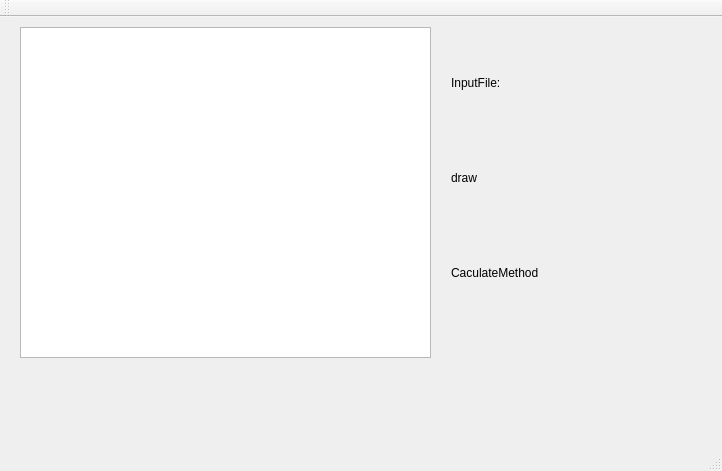
<?xml version="1.0" encoding="UTF-8"?>
<ui version="4.0">
 <class>MainWindow</class>
 <widget class="QMainWindow" name="MainWindow">
  <property name="geometry">
   <rect>
    <x>0</x>
    <y>0</y>
    <width>722</width>
    <height>471</height>
   </rect>
  </property>
  <property name="windowTitle">
   <string>MainWindow</string>
  </property>
  <widget class="QWidget" name="centralWidget">
   <widget class="QGraphicsView" name="graphicsView">
    <property name="geometry">
     <rect>
      <x>20</x>
      <y>10</y>
      <width>411</width>
      <height>331</height>
     </rect>
    </property>
   </widget>
   <widget class="QWidget" name="">
    <property name="geometry">
     <rect>
      <x>440</x>
      <y>10</y>
      <width>261</width>
      <height>301</height>
     </rect>
    </property>
    <layout class="QVBoxLayout" name="verticalLayout">
     <item>
      <widget class="QLabel" name="Linput">
       <property name="text">
        <string>InputFile:</string>
       </property>
      </widget>
     </item>
     <item>
      <widget class="QLabel" name="label_3">
       <property name="text">
        <string>draw</string>
       </property>
      </widget>
     </item>
     <item>
      <widget class="QLabel" name="LcalcMeth">
       <property name="text">
        <string>CaculateMethod</string>
       </property>
      </widget>
     </item>
    </layout>
   </widget>
  </widget>
  <widget class="QMenuBar" name="menuBar">
   <property name="geometry">
    <rect>
     <x>0</x>
     <y>0</y>
     <width>722</width>
     <height>23</height>
    </rect>
   </property>
  </widget>
  <widget class="QToolBar" name="mainToolBar">
   <attribute name="toolBarArea">
    <enum>TopToolBarArea</enum>
   </attribute>
   <attribute name="toolBarBreak">
    <bool>false</bool>
   </attribute>
  </widget>
  <widget class="QStatusBar" name="statusBar"/>
 </widget>
 <layoutdefault spacing="6" margin="11"/>
 <resources/>
 <connections/>
</ui>
